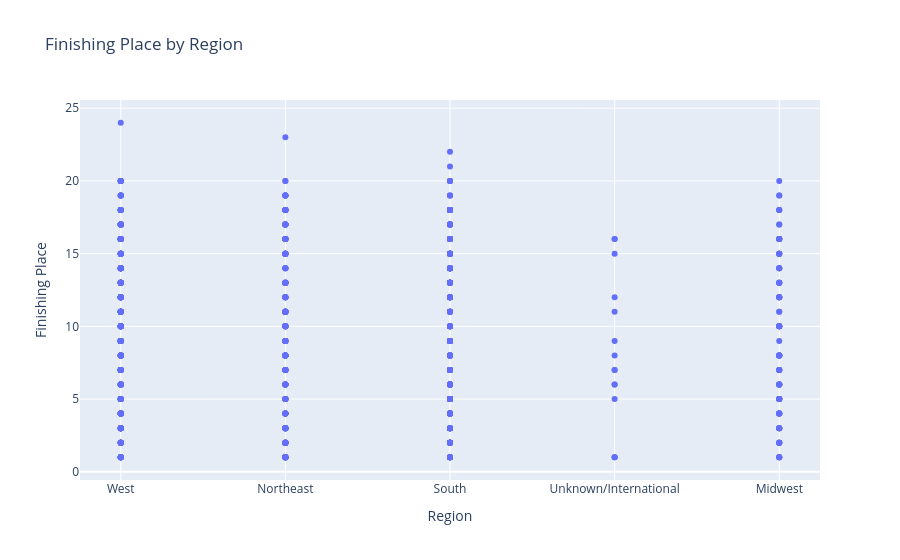

Source (notebook cell):
### Markdown cell above
#### Region and placement

### Code cell
fig = px.scatter(
    df,
    x="region",
    y="place",
    hover_data=["full_name", "season"], # show name and season on hover
    title="Finishing Place by Region",
    labels={"place": "Finishing Place", "region": "Region"}
)

fig.show()

### Figure 1 — Plotly figure (JSON) as saved in the notebook; plotly's stock layout.template omitted (floating-point values rounded to 4 significant figures; data arrays with more than 128 entries replaced by an {"elided": "..."} marker saying what was removed)
{"data": [{"customdata": {"elided": "917x2 mixed values"}, "hovertemplate": "Region=%{x}<br>Finishing Place=%{y}<br>full_name=%{customdata[0]}<br>season=%{customdata[1]}<extra></extra>", "legendgroup": "", "marker": {"color": "#636efa", "symbol": "circle"}, "mode": "markers", "name": "", "orientation": "v", "showlegend": false, "type": "scatter", "x": {"elided": "917 str values"}, "xaxis": "x", "y": {"elided": "917 int values"}, "yaxis": "y"}], "layout": {"legend": {"tracegroupgap": 0}, "title": {"text": "Finishing Place by Region"}, "xaxis": {"anchor": "y", "domain": [0, 1], "title": {"text": "Region"}}, "yaxis": {"anchor": "x", "domain": [0, 1], "title": {"text": "Finishing Place"}}}}
